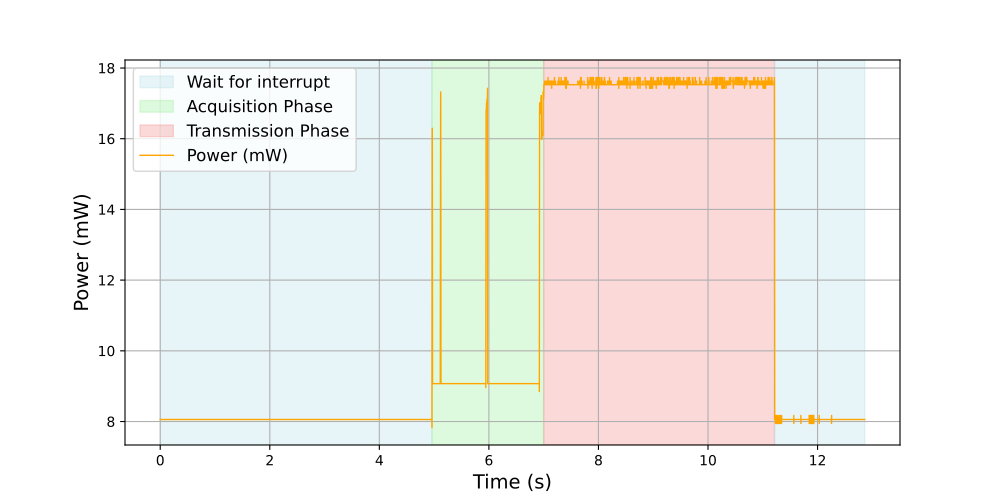

This figure's Python source:
import pandas as pd
import matplotlib.pyplot as plt

# Charger le fichier en ignorant les métadonnées
df = pd.read_csv("poow.csv", comment=';')

# Décaler l'axe du temps de 3.194 secondes


# Vérifier les premières lignes
print(df.head())

# Calculer la puissance pour chaque point en mW : P = (V / 47) * 3.3 * 1000
df["Power(mW)"] = (df["CH1(V)"] / 47) * 3.3 * 1000 - df["CH1(V)"] ** 2 / 47 * 1000
df["Time(S)"] = df["Time(S)"] + 9.863
t1 = -4.902 + 9.863
t2 = -2.863 + 9.863
t3 = 1.351 + 9.863

plt.figure(figsize=(10, 5))
# Ajouter des couleurs de fond pour chaque section AVANT de tracer la courbe
plt.axvspan(df["Time(S)"].min(), t1, color='lightblue', alpha=0.3, label='Wait for interrupt')
plt.axvspan(t1, t2, color='lightgreen', alpha=0.3, label='Acquisition Phase')
plt.axvspan(t2, t3, color='lightcoral', alpha=0.3, label='Transmission Phase')
plt.axvspan(t3, df["Time(S)"].max(), color='lightblue', alpha=0.3)

# Tracer la courbe de puissance en mW
plt.plot(df["Time(S)"], df["Power(mW)"], label="Power (mW)", color='orange', linewidth=1)
plt.xlabel("Time (s)", fontsize=14)
plt.ylabel("Power (mW)", fontsize=14)

# Pour éviter les doublons dans la légende
handles, labels = plt.gca().get_legend_handles_labels()
by_label = dict(zip(labels, handles))
plt.legend(by_label.values(), by_label.keys(), fontsize=12)

plt.grid(True)
plt.savefig("power_consumption_plot.pdf")
plt.show()

# énergie totale consommée en mJ
# Calculer la puissance moyenne pendant la phase d'acquisition avec la même formule
power_2 = (0.134707 / 47) * 3.3 * 1000 - (0.134707 ** 2) / 47 * 1000  # mW
energy_2 = power_2 * (t2 - t1)  # mJ
power_3 = (0.272077 / 47) * 3.3 * 1000 - (0.272077 ** 2) / 47 * 1000  # mW
energy_3 = power_3 * (t3 - t2)  # mJ
energy_total = energy_2 + energy_3
print(f"Énergie totale consommée : {energy_total:.2f} mJ")
print(f"Énergie consommée pendant la phase d'acquisition : {energy_2:.2f} mJ")
print(f"Énergie consommée pendant la phase de transmission : {energy_3:.2f} mJ")
print("Power during acquisition phase (mW):", power_2)
print("Power during transmission phase (mW):", power_3)

#led 
power_led = 2 * (t3 - t2)  # mJ
print(f"Énergie consommée par les LEDs pendant la phase de transmission : {power_led:.2f} mJ")
